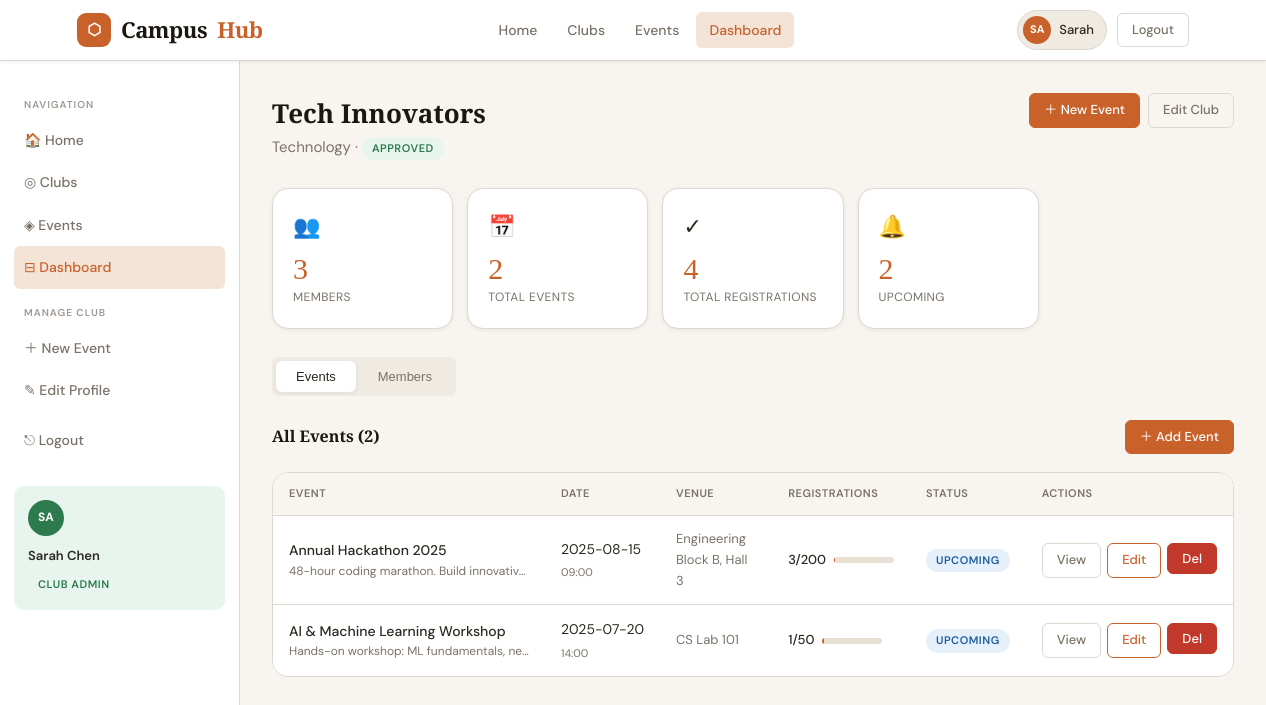
/dashboard (signed in), run on the app's committed database.
### tables this page shows
CREATE TABLE users (
    id            INTEGER PRIMARY KEY AUTOINCREMENT,
    name          TEXT    NOT NULL,
    email         TEXT    NOT NULL UNIQUE,
    password_hash TEXT    NOT NULL,
    role          TEXT    NOT NULL DEFAULT 'student'
                            CHECK(role IN ('student','club_admin','super_admin')),
    is_active     INTEGER NOT NULL DEFAULT 1,
    bio           TEXT,
    created_at    DATETIME NOT NULL DEFAULT CURRENT_TIMESTAMP
);

CREATE TABLE clubs (
    id          INTEGER PRIMARY KEY AUTOINCREMENT,
    name        TEXT    NOT NULL UNIQUE,
    category    TEXT    NOT NULL,
    description TEXT    NOT NULL,
    admin_id    INTEGER REFERENCES users(id) ON DELETE SET NULL,
    status      TEXT    NOT NULL DEFAULT 'pending'
                          CHECK(status IN ('pending','approved','rejected')),
    logo_url    TEXT,
    created_at  DATETIME NOT NULL DEFAULT CURRENT_TIMESTAMP
);

CREATE TABLE events (
    id               INTEGER PRIMARY KEY AUTOINCREMENT,
    club_id          INTEGER NOT NULL REFERENCES clubs(id) ON DELETE CASCADE,
    title            TEXT    NOT NULL,
    description      TEXT    NOT NULL,
    event_date       TEXT    NOT NULL,   -- ISO date: YYYY-MM-DD
    event_time       TEXT    NOT NULL,   -- HH:MM
    end_date         TEXT,               -- ISO date
    venue            TEXT    NOT NULL,
    max_participants INTEGER NOT NULL DEFAULT 50,
    status           TEXT    NOT NULL DEFAULT 'upcoming'
                               CHECK(status IN ('upcoming','ongoing','completed')),
    category         TEXT,
    image_url        TEXT,
    created_at       DATETIME NOT NULL DEFAULT CURRENT_TIMESTAMP
);

### app.py (the view, shortened to what this page needs)
@app.route('/dashboard')
@login_required
def dashboard():
    db   = get_db()
    uid  = session['user_id']
    role = session['role']
    if role == 'super_admin':
        data = {
            'total_users':   db.execute("SELECT COUNT(*) FROM users").fetchone()[0],
            'total_clubs':   db.execute("SELECT COUNT(*) FROM clubs").fetchone()[0],
            'total_events':  db.execute("SELECT COUNT(*) FROM events").fetchone()[0],
            'total_regs':    db.execute("SELECT COUNT(*) FROM registrations").fetchone()[0],
            'pending_clubs': db.execute("SELECT * FROM clubs WHERE status='pending'").fetchall(),
            'recent_users':  db.execute("SELECT * FROM users ORDER BY created_at DESC LIMIT 8").fetchall(),
            'all_clubs':     db.execute(
                """SELECT c.*, u.name AS admin_name,
                   (SELECT COUNT(*) FROM club_members cm WHERE cm.club_id=c.id) AS member_count
                   FROM clubs c LEFT JOIN users u ON c.admin_id=u.id ORDER BY c.created_at DESC"""
            ).fetchall(),
            'all_events': db.execute(
                """SELECT e.*, c.name AS club_name,
                   (SELECT COUNT(*) FROM registrations r WHERE r.event_id=e.id) AS reg_count
                   FROM events e JOIN clubs c ON e.club_id=c.id ORDER BY e.event_date DESC"""
            ).fetchall(),
        }
        return render_template('dashboard_admin.html', **data)
    elif role == 'club_admin':
        club = db.execute(
            """SELECT c.*,
               (SELECT COUNT(*) FROM club_members cm WHERE cm.club_id=c.id) AS member_count
               FROM clubs c WHERE c.admin_id=?""",
            (uid,)
        ).fetchone()
        my_events, members = [], []
        if club:
            my_events = db.execute(
                """SELECT e.*,
                   (SELECT COUNT(*) FROM registrations r WHERE r.event_id=e.id) AS reg_count
                   FROM events e WHERE e.club_id=? ORDER BY e.event_date DESC""",
                (club['id'],)
            ).fetchall()
            members = db.execute(
                """SELECT u.id, u.name, u.email, cm.joined_at
                   FROM users u JOIN club_members cm ON u.id=cm.user_id
                   WHERE cm.club_id=? ORDER BY cm.joined_at DESC""",
                (club['id'],)
            ).fetchall()
        return render_template('dashboard_club_admin.html', club=club,
                               my_events=my_events, members=members)

### app.py (called while the page is built)
def get_db():
    if 'db' not in g:
        g.db = sqlite3.connect(
            app.config['DATABASE'],
            detect_types=sqlite3.PARSE_DECLTYPES
        )
        g.db.row_factory = sqlite3.Row  # rows behave like dicts
        g.db.execute("PRAGMA foreign_keys = ON")
    return g.db

def login_required(f):
    @wraps(f)
    def decorated(*args, **kwargs):
        if 'user_id' not in session:
            flash('Please log in to continue.', 'warning')
            return redirect(url_for('login'))
        return f(*args, **kwargs)
    return decorated

@app.context_processor
def inject_user():
    user = None
    if 'user_id' in session:
        db = get_db()
        row = db.execute("SELECT * FROM users WHERE id = ?", (session['user_id'],)).fetchone()
        if row:
            user = dict(row)
    return dict(current_user=user)

### templates/dashboard_club_admin.html (shortened to what this page needs)
{% extends "base.html" %}
{% block content %}
<div class="dashboard-layout">
  <aside class="sidebar">
    <div class="sidebar-section">
      <span class="sidebar-heading">Navigation</span>
      <a href="{{ url_for('home') }}"      class="sidebar-link">🏠 Home</a>
      <a href="{{ url_for('clubs') }}"     class="sidebar-link">◎ Clubs</a>
      <a href="{{ url_for('events') }}"    class="sidebar-link">◈ Events</a>
      <a href="{{ url_for('dashboard') }}" class="sidebar-link active">⊟ Dashboard</a>
    </div>
    {% if club %}
    <div class="sidebar-section" style="margin-top:8px;">
      <span class="sidebar-heading">Manage Club</span>
      <a href="{{ url_for('create_event') }}"  class="sidebar-link">＋ New Event</a>
      <a href="{{ url_for('edit_club') }}"     class="sidebar-link">✎ Edit Profile</a>
    </div>
    {% else %}
    <div class="sidebar-section" style="margin-top:8px;">
      <span class="sidebar-heading">Setup</span>
      <a href="{{ url_for('create_club') }}" class="sidebar-link">＋ Create Club</a>
    </div>
    {% endif %}
    <div class="sidebar-section" style="margin-top:8px;">
      <a href="{{ url_for('logout') }}" class="sidebar-link">⎋ Logout</a>
    </div>
    <div style="padding:16px 14px;">
      <div style="background:var(--green-bg);border:1.5px solid var(--green)33;border-radius:var(--r);padding:14px;">
        <div class="member-avatar" style="margin-bottom:10px;background:var(--green);">{{ current_user.name[:2].upper() }}</div>
        <div style="font-weight:600;font-size:13px;">{{ current_user.name }}</div>
        <span class="badge badge-approved" style="margin-top:6px;">Club Admin</span>
      </div>
    </div>
  </aside>
  <main class="dash-content">
    {% if not club %}
    <div class="dash-header">
      <h1>Welcome, {{ current_user.name.split()[0] }}!</h1>
      <p>You don't have a club yet. Create one to get started.</p>
    </div>
    <div class="empty-state" style="margin-top:24px;">
      <div class="empty-state-icon">◎</div>
      <h3>No Club Created</h3>
      <p>Create your club and start managing events.</p>
      <a href="{{ url_for('create_club') }}" class="btn btn-primary" style="margin-top:16px;">Create Club →</a>
    </div>
    {% else %}
    <div class="dash-header fade-in" style="display:flex;justify-content:space-between;align-items:flex-start;flex-wrap:wrap;gap:12px;">
      <div>
        <h1>{{ club.name }}</h1>
        <p>{{ club.category }} · <span class="badge badge-{{ club.status }}">{{ club.status|capitalize }}</span></p>
      </div>
      <div style="display:flex;gap:8px;">
        <a href="{{ url_for('create_event') }}" class="btn btn-primary btn-sm">＋ New Event</a>
        <a href="{{ url_for('edit_club') }}"    class="btn btn-ghost btn-sm">Edit Club</a>
      </div>
    </div>
    <div class="stat-cards">
      <div class="stat-card">
        <div class="stat-card-icon">👥</div>
        <div class="stat-card-value">{{ club.member_count }}</div>
        <div class="stat-card-label">Members</div>
      </div>
      <div class="stat-card">
        <div class="stat-card-icon">📅</div>
        <div class="stat-card-value">{{ my_events|length }}</div>
        <div class="stat-card-label">Total Events</div>
      </div>
      <div class="stat-card">
        <div class="stat-card-icon">✓</div>
        <div class="stat-card-value">{{ my_events|sum(attribute='reg_count') }}</div>
        <div class="stat-card-label">Total Registrations</div>
      </div>
      <div class="stat-card">
        <div class="stat-card-icon">🔔</div>
        <div class="stat-card-value">{{ my_events|selectattr('status','eq','upcoming')|list|length }}</div>
        <div class="stat-card-label">Upcoming</div>
      </div>
    </div>
    <div class="tabs">
      <button class="tab-btn active" data-tab="tab-events">Events</button>
      <button class="tab-btn" data-tab="tab-members">Members</button>
    </div>
    <div>
      <div class="tab-panel active" id="tab-events">
        <div class="section-header">
          <h2 style="font-size:16px;">All Events ({{ my_events|length }})</h2>
          <a href="{{ url_for('create_event') }}" class="btn btn-primary btn-sm">＋ Add Event</a>
        </div>
        {% if my_events %}
        <div class="table-wrap">
          <table class="table">
            <thead>
              <tr><th>Event</th><th>Date</th><th>Venue</th><th>Registrations</th><th>Status</th><th>Actions</th></tr>
            </thead>
            <tbody>
              {% for event in my_events %}
              <tr>
                <td>
                  <div style="font-weight:500;">{{ event.title }}</div>
                  <div style="font-size:12px;color:var(--muted);max-width:240px;overflow:hidden;text-overflow:ellipsis;white-space:nowrap;">{{ event.description[:60] }}…</div>
                </td>
                <td style="white-space:nowrap;">{{ event.event_date }}<br><span style="font-size:11px;color:var(--muted);">{{ event.event_time }}</span></td>
                <td style="font-size:13px;color:var(--muted);">{{ event.venue }}</td>
                <td>
                  <div style="display:flex;align-items:center;gap:8px;">
                    <span style="font-size:13px;font-weight:500;">{{ event.reg_count }}/{{ event.max_participants }}</span>
                    {% set pct = (event.reg_count / event.max_participants * 100)|int %}
                    <div class="progress-bar-wrap" data-progress="{{ pct }}" style="width:60px;">
                    </div>
                  </div>
                </td>
                <td><span class="badge badge-{{ event.status }}">{{ event.status|capitalize }}</span></td>
                <td>
                  <div class="table-actions">
                    <a href="{{ url_for('event_detail', event_id=event.id) }}" class="btn btn-ghost btn-sm">View</a>
                    <a href="{{ url_for('edit_event', event_id=event.id) }}" class="btn btn-outline btn-sm">Edit</a>
                    <form method="POST" action="{{ url_for('delete_event', event_id=event.id) }}"
                      onsubmit="return confirm('Delete {{ event.title }}?')">
                      <button type="submit" class="btn btn-danger btn-sm">Del</button>
                    </form>
                  </div>
                </td>
              </tr>
              {% endfor %}
            </tbody>
          </table>
        </div>
        {% endif %}
      </div>
    </div>
    {% endif %}
  </main>
</div>
{% endblock %}

### templates/base.html (shortened to what this page needs)
<!DOCTYPE html>
<html lang="en">
<head>
  <link rel="stylesheet" href="{{ url_for('static', filename='css/main.css') }}" />
</head>
<body>
<nav class="navbar">
  <div class="container">
    <div class="navbar-inner">
      <a href="{{ url_for('home') }}" class="navbar-brand">
        <div class="navbar-logo">⬡</div>
        Campus<span class="navbar-brand-dot">Hub</span>
      </a>
      <div class="navbar-links">
        <a href="{{ url_for('home') }}"   class="navbar-link">Home</a>
        <a href="{{ url_for('clubs') }}"  class="navbar-link">Clubs</a>
        <a href="{{ url_for('events') }}" class="navbar-link">Events</a>
        {% if current_user %}
          <a href="{{ url_for('dashboard') }}" class="navbar-link">Dashboard</a>
        {% endif %}
      </div>
      <div class="navbar-actions">
        {% if current_user %}
          <a href="{{ url_for('dashboard') }}" class="user-chip">
            <div class="user-avatar">{{ current_user.name[:2].upper() }}</div>
            {{ current_user.name.split()[0] }}
          </a>
          <a href="{{ url_for('logout') }}" class="btn btn-ghost btn-sm">Logout</a>
        {% else %}
          <a href="{{ url_for('login') }}"    class="btn btn-ghost btn-sm">Sign In</a>
          <a href="{{ url_for('register') }}" class="btn btn-primary btn-sm">Join Free</a>
        {% endif %}
      </div>
    </div>
  </div>
</nav>
{% block content %}{% endblock %}
</body>
</html>

### data on the page
users: name "SA", name "Sarah", name "Sarah Chen"
clubs: name "Tech Innovators", category "Technology", status "APPROVED"
events: title "Annual Hackathon 2025", description "48-hour coding marathon. Build innovativ…", event_date "2025-08-15", event_time "09:00", venue "Engineering Block B, Hall 3", reg_count "3", max_participants "200", status "UPCOMING"
events: title "AI & Machine Learning Workshop", description "Hands-on workshop: ML fundamentals, ne…", event_date "2025-07-20", event_time "14:00", venue "CS Lab 101", reg_count "1", max_participants "50", status "UPCOMING"

### other printed values
{{ club.member_count }} "3"
{{ my_events|length }} "2"
{{ my_events|sum(attribute='reg_count') }} "4"
{{ my_events|selectattr('status','eq','upcoming')|list|length }} "2"
